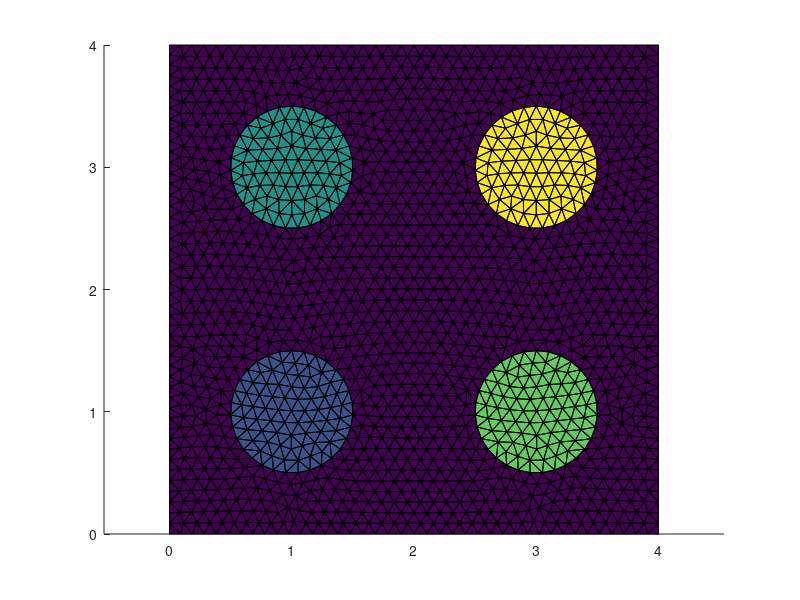

Recreate this plot in MATLAB. (Note: this script raises an error after producing the figure.)
function [A, b_tensor, x, alpha, M, Mesh, U_bd, norm_r_cg] = example_cg
%EXAMPLE_CG Apply CG method to a parametric PDE.
%
%   See also HTENSOR.

% ----------------------------------------------------------
% Hierarchical Tucker Toolbox
% Copyright (c) 2011, C. Tobler and D. Kressner, ETH Zurich
% FreeBSD License, see COPYRIGHT.txt
% email: ctobler@math.ethz.ch
% ----------------------------------------------------------

disp('THIS WILL TAKE SOME TIME:')

% Load the system matrices
load cookies_matrices_2x2.mat
%load cookies_matrices_3x3.mat

% Plot Mesh
figure;
patch('faces', Mesh.Elements, ...
      'vertices', Mesh.Coordinates, ...
      'facevertexcdata', Mesh.ElemFlag, ...
      'facecolor', 'flat', ...
      'edgecolor', 'black');

axis tight; axis equal;

% System size
n = length(A{1});

% Number of parameters
p = length(A) - 1;

% Initialize parameter samples alpha in each direction
alpha{1} = [];
for jj=2:p+1
alpha{jj} = 0:100;
m(jj) = length(alpha{jj});
end

% Initialize system matrix handle
A_handle = handle_lin_mat(A, alpha);

% Initialize right-hand side b
b_cell = cell(1, p+1);
b_cell{1} = b;
for jj=2:p+1
  b_cell{jj} = ones(m(jj), 1);
end
b_tensor = htensor(b_cell);

% Initialize Preconditioner
M = A{1};
for ii=2:p+1
M = M + mean(alpha{ii})*A{ii};
end
M_handle = handle_inv_mat(M);

% Initialize opts structure
rk_vals = [10, 20, 30]; col = 'brgcm';
opts.rel_eps = 1e-10;

opts.maxit = 50;
opts.tol = 0;
opts.rel_tol = -Inf;

opts.disp = 0;
opts.plot_errtree = false;
opts.plot_conv = true;
opts.tree_balance = 'standard';

figure;

% Start conjugate gradient method
for ii=1:numel(rk_vals)
  
  opts.max_rank = rk_vals(ii);
  
  fprintf('MAX. RANK %d', opts.max_rank);
  tic;
  [X{ii}, norm_r{ii}] = cg_tensor(A_handle, M_handle, b_tensor, opts);
  toc
  
  semilogy(norm_r{ii}, col(ii));
  
end

clf;

semilogy(1:opts.maxit, norm_r{1}, col(1), ...
	 1:opts.maxit, norm_r{2}, col(2), ...
	 1:opts.maxit, norm_r{3}, col(3));

legend('rank 10', 'rank 20', 'rank 30');
xlabel('iterations');
ylabel('||Ax - b||/||b||');
